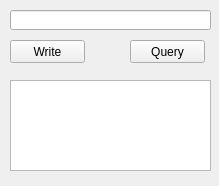
<?xml version="1.0" encoding="UTF-8"?>
<ui version="4.0">
 <class>Form</class>
 <widget class="QWidget" name="Form">
  <property name="geometry">
   <rect>
    <x>0</x>
    <y>0</y>
    <width>219</width>
    <height>186</height>
   </rect>
  </property>
  <property name="sizePolicy">
   <sizepolicy hsizetype="Fixed" vsizetype="Fixed">
    <horstretch>0</horstretch>
    <verstretch>0</verstretch>
   </sizepolicy>
  </property>
  <property name="windowTitle">
   <string>Form</string>
  </property>
  <widget class="QTextBrowser" name="linein_return">
   <property name="geometry">
    <rect>
     <x>10</x>
     <y>80</y>
     <width>201</width>
     <height>91</height>
    </rect>
   </property>
  </widget>
  <widget class="QLineEdit" name="linein_cmd">
   <property name="geometry">
    <rect>
     <x>10</x>
     <y>10</y>
     <width>201</width>
     <height>20</height>
    </rect>
   </property>
  </widget>
  <widget class="QPushButton" name="btn_write">
   <property name="geometry">
    <rect>
     <x>10</x>
     <y>40</y>
     <width>75</width>
     <height>23</height>
    </rect>
   </property>
   <property name="text">
    <string>Write</string>
   </property>
  </widget>
  <widget class="QPushButton" name="btn_query">
   <property name="geometry">
    <rect>
     <x>130</x>
     <y>40</y>
     <width>75</width>
     <height>23</height>
    </rect>
   </property>
   <property name="text">
    <string>Query</string>
   </property>
  </widget>
 </widget>
 <resources/>
 <connections/>
</ui>
